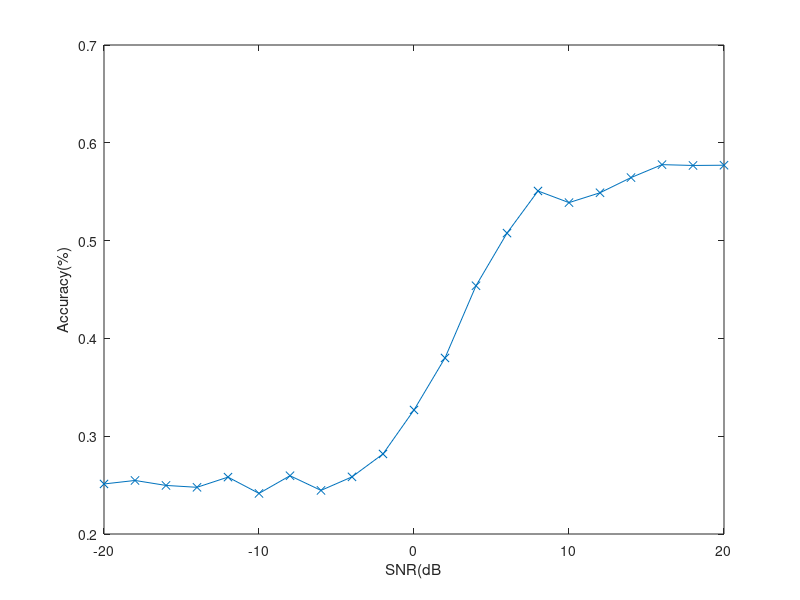

Write the MATLAB code that produced this figure.
acc = [0.251166666666667	0.254750000000000	0.249666666666667	0.247750000000000	0.258166666666667	0.241500000000000	0.259583333333333	0.244583333333333	0.258416666666667	0.281833333333333	0.326833333333333	0.380000000000000	0.453833333333333	0.507666666666667	0.550750000000000	0.538833333333333	0.548916666666667	0.564416666666667	0.577666666666667	0.576833333333333	0.577083333333333];

snr = -20:2:20;

plot(snr, acc, '-x');
xlabel("SNR(dB")
ylabel("Accuracy(%)")
